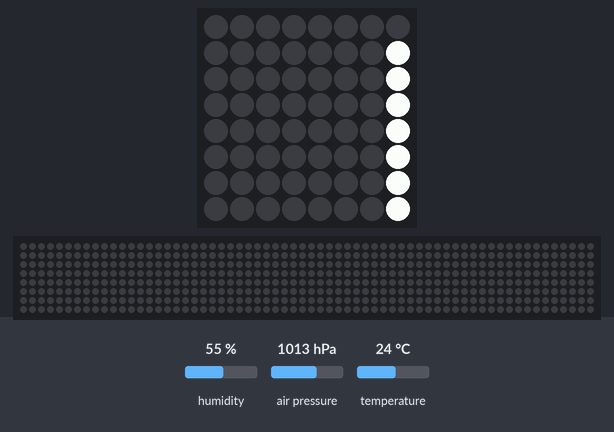
This program was run on a simulated Raspberry Pi (BCM pin numbers) with a Sense HAT. Parts: the Sense HAT's 8×8 RGB LED matrix, a strip that is not on the board, showing the scrolling text unrolled. The inputs (shaded band) are chosen by the test bench; at power-on: humidity 55 %, air pressure 1013 hPa, temperature 24 °C. The 64×8 strip is a reading aid, not a part: it shows the text the matrix is scrolling, unrolled, one strip-width of it at a time; what the program prints to the terminal is not drawn. At 21.5 s the program stops and its outputs stay as they are.

Above: at 0.17 s.
At 2.89 s:
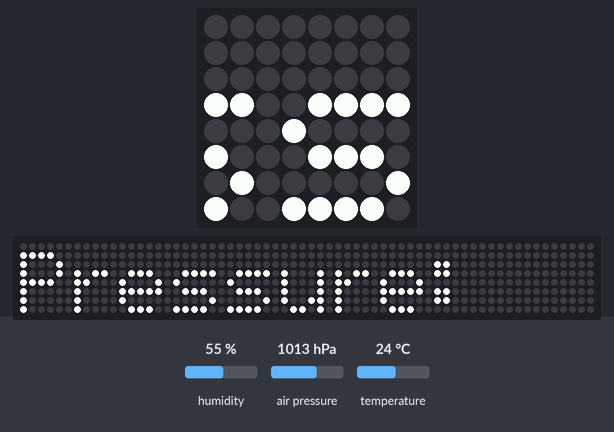
At 5.7 s:
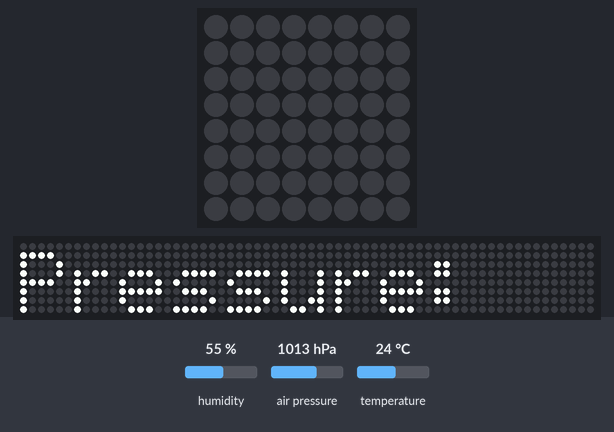
At 9.64 s:
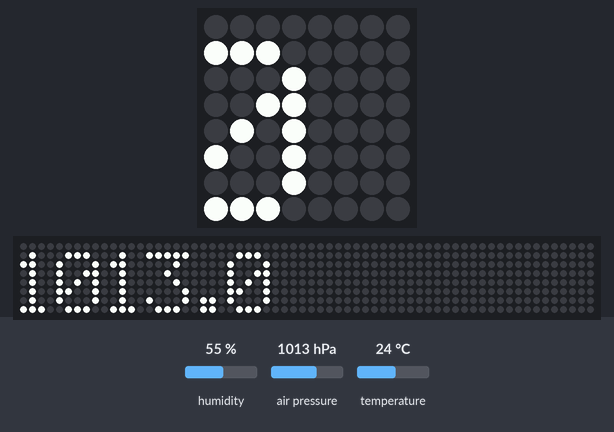
At 13.57 s:
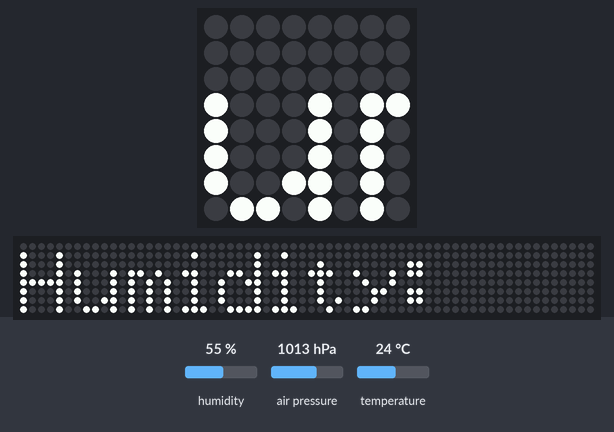
At 21.42 s:
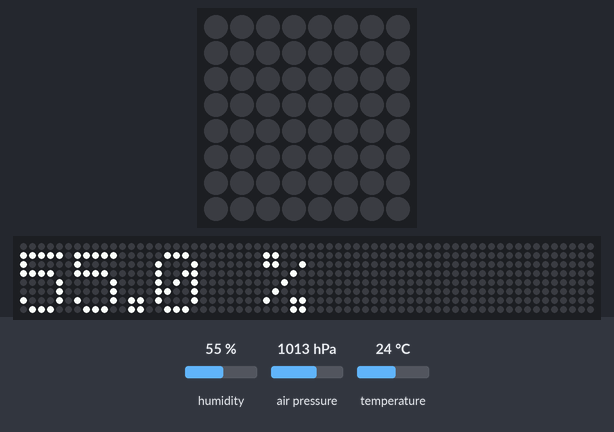

Measured:
- what the display in image 2 shows lasts 0.7 s, from 5.7 s to 6.4 s

The program:

sh-environment.py
```python
from sense_hat import SenseHat

sense = SenseHat()

sense.set_rotation(180)

# Sets teh color variables
white = (255, 255, 255)
green = (0, 255, 0)
red = (255, 0, 0)
blue = (0, 0, 255)
black = (0, 0, 0)

# Gets the environmental readings and rounds them acordingly
pressure = round(sense.get_pressure(), 1)
print(pressure, 'mb')

# same as get_temperature_from_humidity
temp1 = sense.get_temperature()
temp2 = sense.get_temperature_from_pressure()
temperature = round((temp1 + temp2)/2, 1)
print(temperature, 'ºC')

humidity = round(sense.get_humidity(), 0)
print(humidity, "%")
humidity_msg = "Humidity: " + str(humidity) + ' %'


# Formats the message to display
pressure_msg = "Pressure: " + str(pressure) + ("mb")

pressure_colour = white
if pressure > 1027:
    pressure_colour = blue
if pressure < 979:
    pressure_colour = red

# Clears the sense screen
sense.clear()

# Displays the pressure in the LED Matrix
sense.show_message("Pressure: ")
sense.show_message(str(pressure), text_colour=pressure_colour)
sense.show_message("mb")

bg = black
if humidity < 30:
    bg = red
if humidity > 60:
    bg = blue

sense.show_message(humidity_msg, back_colour=bg)

# Clears the sense screen
sense.clear()
```
